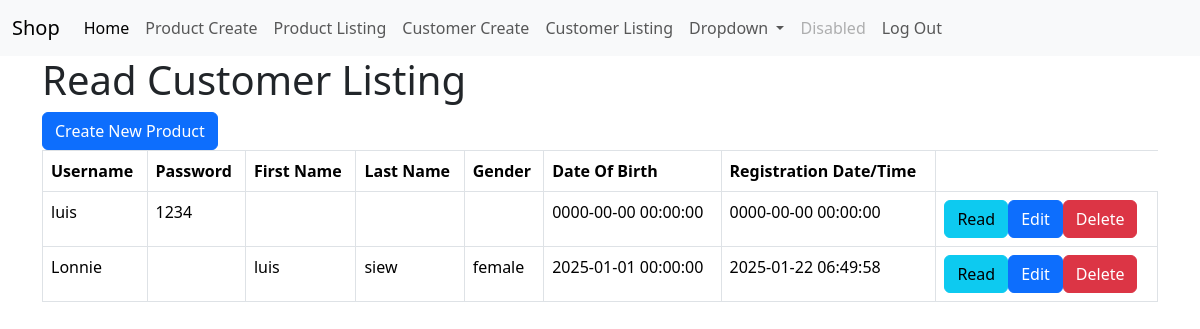
Screenshot of /customer_listing.php (signed in) with the database file from the repository.
### tables this page shows
CREATE TABLE IF NOT EXISTS `customer` (
  `username` varchar(128) NOT NULL,
  `first_name` varchar(50) NOT NULL,
  `last_name` varchar(50) NOT NULL,
  `gender` varchar(50) DEFAULT NULL,
  `password` varchar(50) NOT NULL,
  `dateofbirth` datetime NOT NULL,
  `registration_date` timestamp NOT NULL DEFAULT CURRENT_TIMESTAMP,
  `stat` tinyint(1) NOT NULL DEFAULT '1',
  PRIMARY KEY (`username`) USING BTREE
);

### customer_listing.php (the view, shortened to what this page needs)
<!DOCTYPE HTML>
<html>
<?php
include 'menu.php';
?>
<head>
    <link href="https://cdn.jsdelivr.net/npm/bootstrap@5.3.3/dist/css/bootstrap.min.css" rel="stylesheet">
</head>
<body>
    <div class="container">
        <div class="page-header">
            <h1>Read Customer Listing</h1>
        </div>
        <?php
        include 'config/database.php';
        $query = "SELECT username, password, first_name, last_name, gender, dateofbirth, registration_date, stat FROM customer ORDER BY username DESC";
        $stmt = $con->prepare($query);
        $stmt->execute();
        $num = $stmt->rowCount();
        echo "<a href='customer_create.php' class='btn btn-primary m-b-1em'>Create New Product</a>";
        if ($num > 0) {
            echo "<table class='table table-hover table-responsive table-bordered'>";
            echo "<tr>";
            echo "<th>Username</th>";
            echo "<th>Password</th>";
            echo "<th>First Name</th>";
            echo "<th>Last Name</th>";
            echo "<th>Gender</th>";
            echo "<th>Date Of Birth</th>";
            echo "<th>Registration Date/Time</th>";
            echo "</tr>";
            while ($row = $stmt->fetch(PDO::FETCH_ASSOC)) {
                extract($row);
                echo "<tr>";
                echo "<td>{$username}</td>";
                echo "<td>{$password}</td>";
                echo "<td>{$first_name}</td>";
                echo "<td>{$last_name}</td>";
                echo "<td>{$gender}</td>";
                echo "<td>{$dateofbirth}</td>";
                echo "<td>{$registration_date}</td>";
                echo "<td>";
                echo "<a href='read_one.php?id={$username}' class='btn btn-info m-r-1em'>Read</a>";
                echo "<a href='customer_update.php?username={$username}' class='btn btn-primary m-r-1em'>Edit</a>";
                echo "<a href='#' onclick='delete_user({$username});'  class='btn btn-danger'>Delete</a>";
                echo "</td>";
                echo "</tr>";
            }
            echo "</table>";
        }
        else {
            echo "<div class='alert alert-danger'>No records found.</div>";
        }
        ?>
    </div>
</body>
</html>

### rows the page displays
customer: username "luis", password "1234", dateofbirth "0000-00-00 00:00:00", registration_date "0000-00-00 00:00:00"
customer: username "Lonnie", first_name "luis", last_name "siew", gender "female", dateofbirth "2025-01-01 00:00:00", registration_date "2025-01-22 06:49:58"
